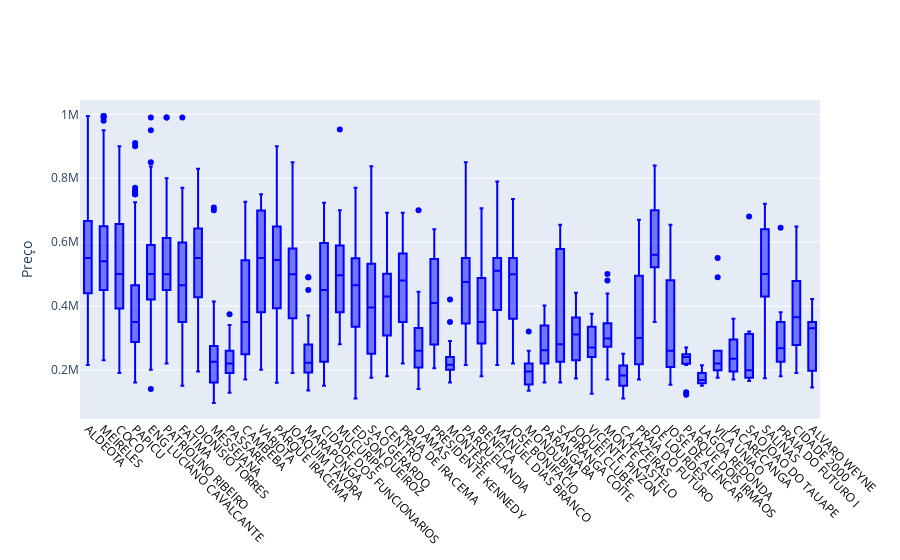

Notebook code cell kept with this figure:
### Code cell
lista = bairros6.index.tolist()

trace1 = go.Box(
    y=df_47.price,
    x=df_47.Bairro,
    #name='kale',
    marker=dict(
        color='blue'
    )
)

data = [trace1]
layout = go.Layout(
       yaxis = {'title': 'Preço'},
       barmode='stack',
       height = 700,
       xaxis=dict(
       categoryorder='array',
       categoryarray=lista,
       titlefont=dict(
         size=6,
         color='black'),
       showticklabels=True,
       tickfont=dict(
        size=12,
        color='black',
        ),
    tickangle=45,
   
    ),
)   
print (len(lista))
fig = go.Figure(data=data, layout=layout)
fig.show()

### Figure 1 — Plotly figure (JSON) as saved in the notebook; plotly's stock layout.template omitted (floating-point values rounded to 4 significant figures; data arrays with more than 128 entries replaced by an {"elided": "..."} marker saying what was removed)
{"data": [{"marker": {"color": "blue"}, "type": "box", "x": {"elided": "2443 str values"}, "y": {"elided": "2443 int values"}}], "layout": {"autosize": true, "barmode": "stack", "xaxis": {"autorange": true, "categoryarray": ["ALDEOTA", "MEIRELES", "COCO", "PAPICU", "ENG LUCIANO CAVALCANTE", "PATRIOLINO RIBEIRO", "FATIMA", "DIONISIO TORRES", "MESSEJANA", "PASSARE", "CAMBEBA", "VARJOTA", "PARQUE IRACEMA", "JOAQUIM TAVORA", "MARAPONGA", "CIDADE DOS FUNCIONARIOS", "MUCURIPE", "EDSON QUEIROZ", "SAO GERARDO", "CENTRO", "PRAIA DE IRACEMA", "DAMAS", "PRESIDENTE KENNEDY", "MONTESE", "PARQUELANDIA", "BENFICA", "MANUEL DIAS BRANCO", "JOSE BONIFACIO", "MONDUBIM", "PARANGABA", "SAPIRANGA COITE", "JOQUEI CLUBE", "VICENTE PINZON", "MONTE CASTELO", "CAJAZEIRAS", "PRAIA DO FUTURO", "DE LOURDES", "JOSE DE ALENCAR", "PARQUE DOIS IRMAOS", "LAGOA REDONDA", "VILA UNIAO", "JACARECANGA", "SAO JOAO DO TAUAPE", "SALINAS", "PRAIA DO FUTURO I", "CIDADE 2000", "ALVARO WEYNE"], "categoryorder": "array", "range": [-0.5, 46.5], "showticklabels": true, "tickangle": 45, "tickfont": {"color": "black", "size": 12}, "title": {"font": {"color": "black", "size": 6}}, "type": "category"}, "yaxis": {"autorange": true, "range": [46060.0, 1045000.0], "title": {"text": "Preço"}, "type": "linear"}}}
